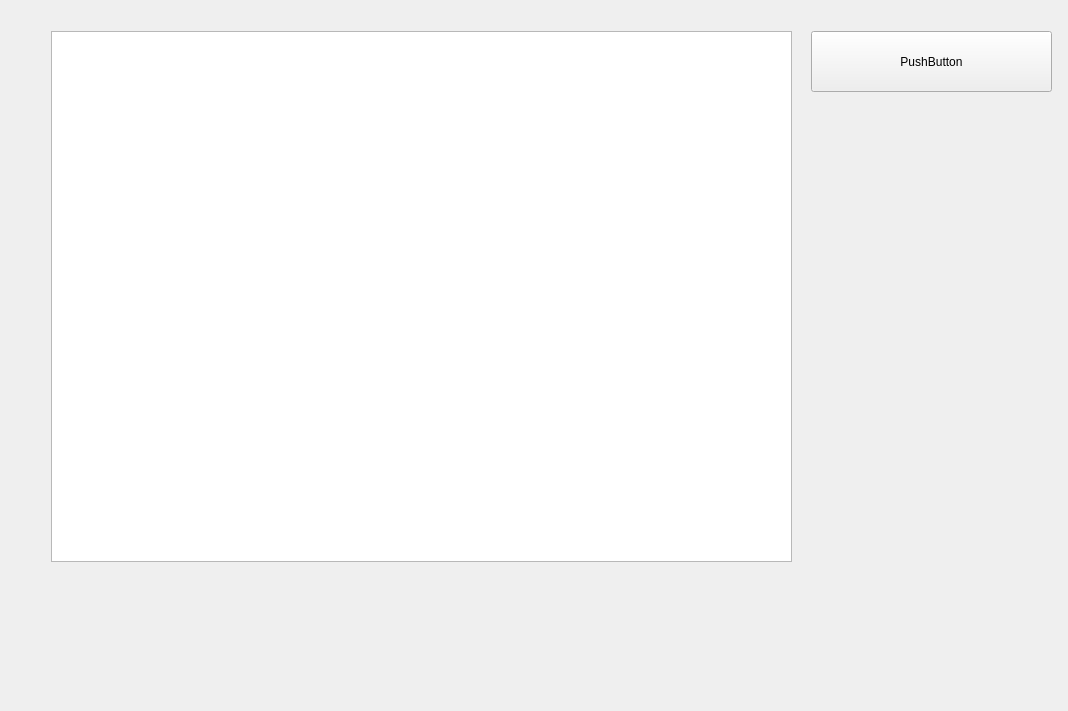
<?xml version="1.0" encoding="UTF-8"?>
<ui version="4.0">
 <class>Form</class>
 <widget class="QWidget" name="Form">
  <property name="geometry">
   <rect>
    <x>0</x>
    <y>0</y>
    <width>1068</width>
    <height>711</height>
   </rect>
  </property>
  <property name="windowTitle">
   <string>Form</string>
  </property>
  <layout class="QGridLayout" name="gridLayout">
   <item row="0" column="0">
    <widget class="QWidget" name="widget" native="true">
     <widget class="QPushButton" name="pushButton">
      <property name="geometry">
       <rect>
        <x>800</x>
        <y>20</y>
        <width>241</width>
        <height>61</height>
       </rect>
      </property>
      <property name="text">
       <string>PushButton</string>
      </property>
     </widget>
     <widget class="PlotWidget" name="graphicsView">
      <property name="geometry">
       <rect>
        <x>40</x>
        <y>20</y>
        <width>741</width>
        <height>531</height>
       </rect>
      </property>
     </widget>
    </widget>
   </item>
  </layout>
 </widget>
 <customwidgets>
  <customwidget>
   <class>PlotWidget</class>
   <extends>QGraphicsView</extends>
   <header>pyqtgraph</header>
  </customwidget>
 </customwidgets>
 <resources/>
 <connections/>
</ui>
